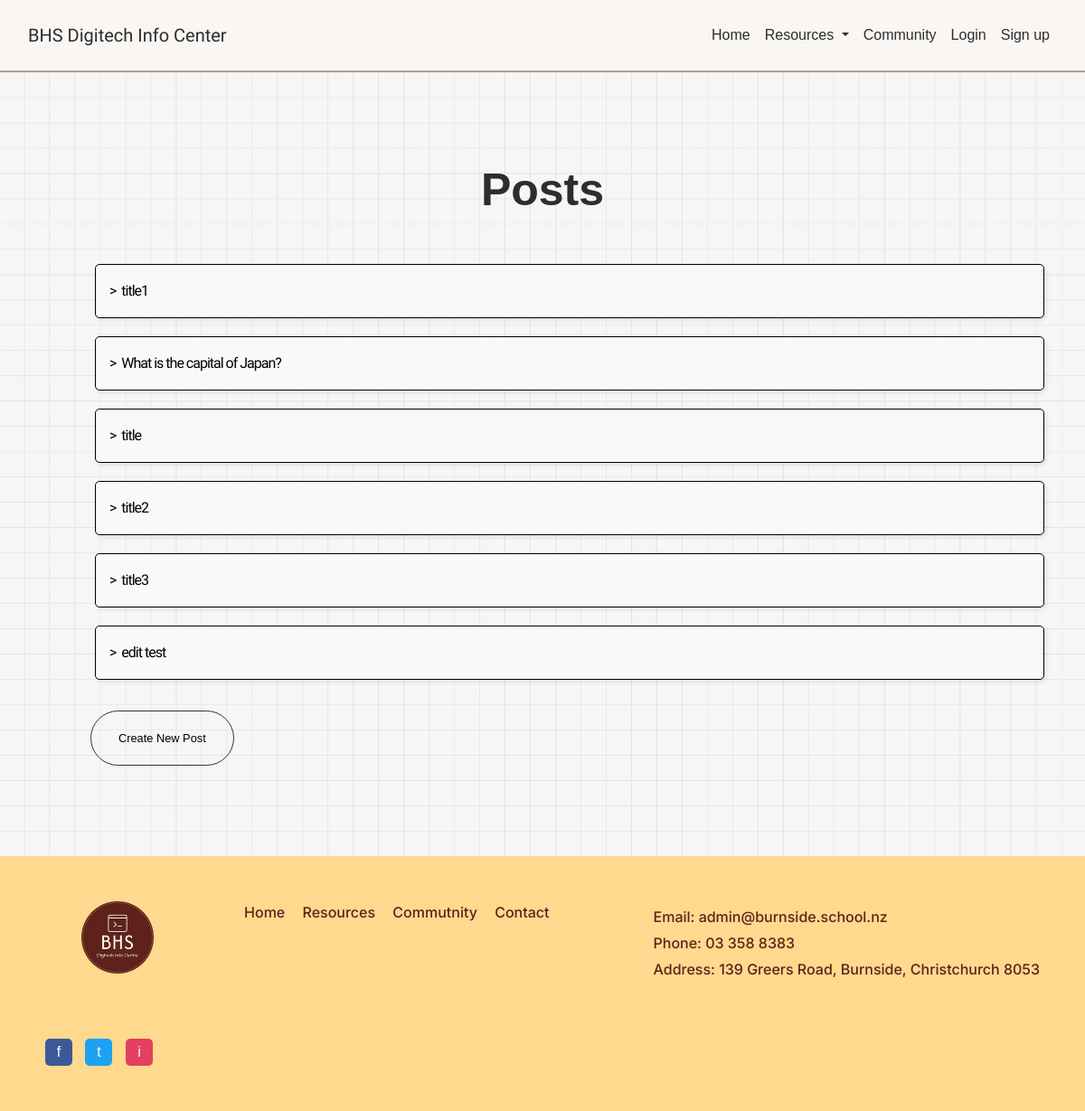
The app's page /forum/home/, older data.
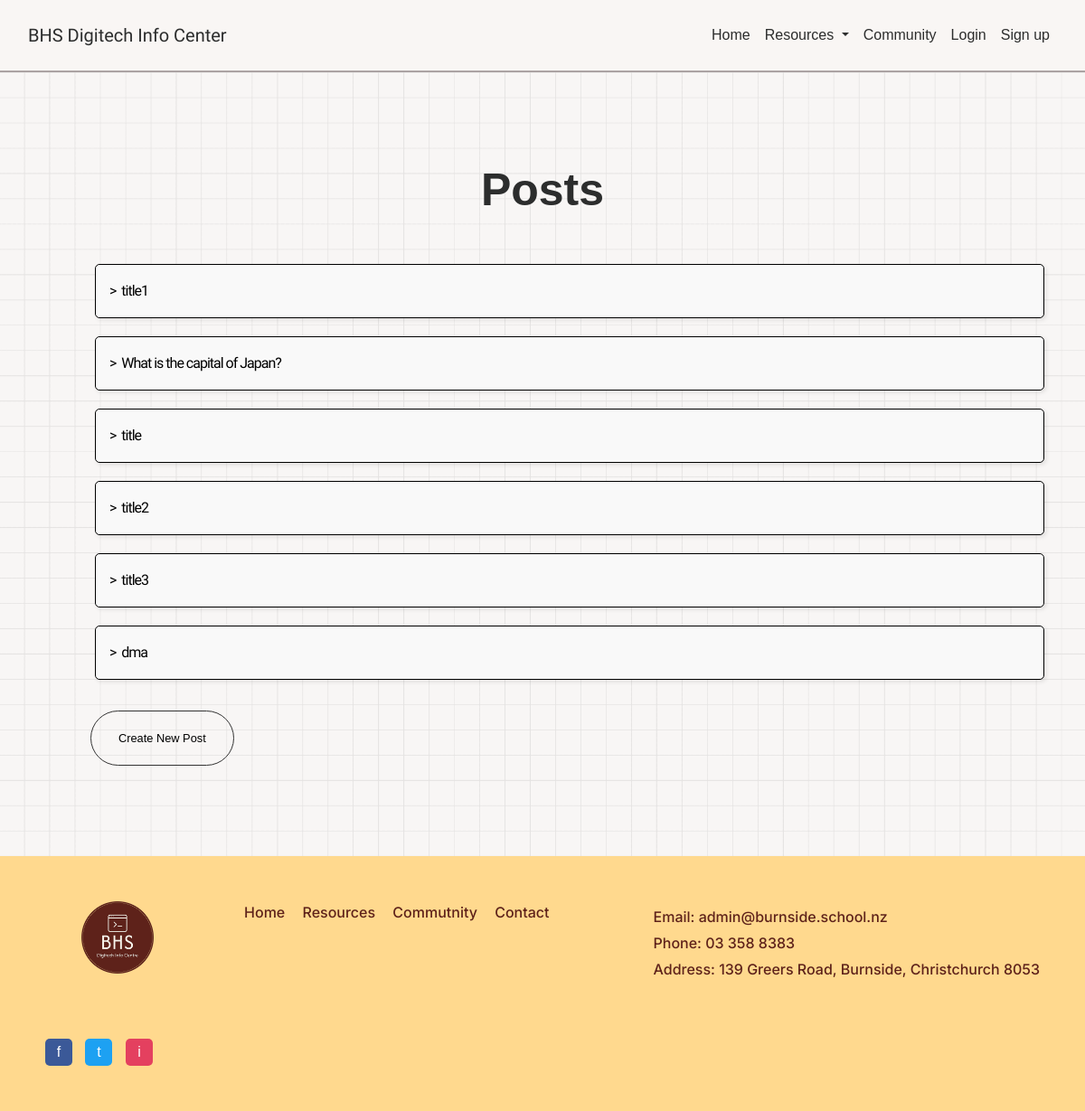
The same page, newer data.
### tables this page shows
CREATE TABLE forum_posts (postID INTEGER PRIMARY KEY, userID INTEGER REFERENCES user (userID), title TEXT, content TEXT, post_date TIMESTAMP DEFAULT (CURRENT_TIMESTAMP));

### website/views.py (the view, shortened to what this page needs)
@views.route('/forum/<id>/', methods=['GET', 'POST'])
def forum(id):
    if id == 'home':
        sql = 'SELECT * FROM forum_posts;'
        posts = query_db(sql)
        if posts:
            return render_template('forumHome.html', posts=posts)
        else:
            return render_template('forumHome.html', posts='No posts are currently available')
    elif id == None:
        abort(404)

### website/views.py (called while the page is built)
def query_db(sql, args=(), one=False):
    db = sqlite3.connect('web.db')
    cursor = db.cursor()
    cursor.execute(sql, args)
    results = cursor.fetchall()
    db.commit()
    db.close()
    return (results[0] if results else None) if one else results

### website/templates/forumHome.html
{% extends "base.html" %} {% block title %}Forum board{% endblock %}
{% block content %}
<div class="post">
    <h1 align="center">Posts</h1>
    <br>
    <ul class="list-group list-group-flush">
        {% for post in posts %}
        <a class="post-list" href="{{ url_for('views.forum', id=post[0]) }}">
            <li class="post-list-li heading-d">>&nbsp; {{ post[2] }}</li>
        </a>
        {% endfor %}
    </ul>
    <br>
    <a href="{{ url_for('views.createANDedit', action='create', subject='post') }}">
        <button type="button" class="create-post-btn button a">Create New Post</button>
    </a>
</div>
{% endblock %}

Row changes from the older to the newer data that the page shows:
removed forum_posts: title "edit test"
added forum_posts: title "dma"
